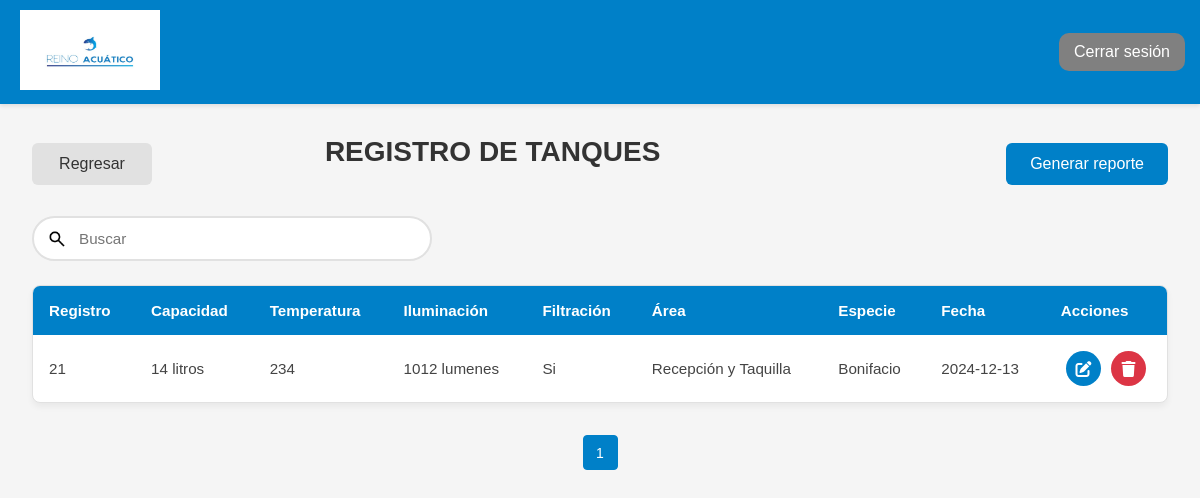
The app's page /views/tabla_tanques.php (signed in) with its own data.
### tables this page shows
CREATE TABLE `tanque` (
  `pk_tanque` smallint(6) NOT NULL,
  `capacidad` text NOT NULL,
  `temperatura` text NOT NULL,
  `iluminacion` text NOT NULL,
  `filtracion` text NOT NULL,
  `fk_area` smallint(6) NOT NULL,
  `fk_especie` smallint(6) NOT NULL,
  `fecha` date NOT NULL,
  `estatus` int(11) NOT NULL
);

CREATE TABLE `area` (
  `pk_area` smallint(6) NOT NULL,
  `nombre` varchar(45) NOT NULL,
  `zona` varchar(100) NOT NULL,
  `lugar` varchar(150) NOT NULL,
  `piso` smallint(6) NOT NULL
);

CREATE TABLE `especie` (
  `pk_especie` smallint(6) NOT NULL,
  `nombre` varchar(50) NOT NULL,
  `descripcion` text DEFAULT NULL,
  `habitad` text NOT NULL,
  `temperatura` varchar(30) NOT NULL,
  `cuidados` text NOT NULL,
  `img_especie` text DEFAULT NULL,
  `fk_tipo_especie` smallint(6) NOT NULL,
  `fk_alimento` smallint(11) NOT NULL,
  `estatus` int(11) NOT NULL
);

### Class/clase_conexion.php (called while the page is built, shortened)
<?php
class Conexion {
    public static function conectar() {
        $servidor = "localhost";
        $usuario = "root";
        $contraseña = "";
        $nom_base_datos = "ges_acuario6";
        $conectar = new mysqli($servidor, $usuario, $contraseña, $nom_base_datos);
        return $conectar;
    }
}
?>

### views/tabla_tanques.php (the view, shortened to what this page needs)
<?php
include '../functions/tanque.php';
$tanque = new Tanque();
$pagina = isset($_GET['pagina']) ? (int)$_GET['pagina'] : 1;
$porPagina = 30;
if (isset($_GET['busqueda']) && !empty($_GET['busqueda'])) {
    $busqueda = $_GET['busqueda'];
    $resultado = $tanque->buscar_tanques($busqueda, $pagina, $porPagina);
} else {
    $resultado = $tanque->obtener_tanques_paginado($pagina, $porPagina);
}
?>
<!DOCTYPE html>
<html lang="es">
<head>
    <link rel="stylesheet" href="../Styles/tabla.css">
    <link rel="stylesheet" href="https://cdnjs.cloudflare.com/ajax/libs/font-awesome/6.0.0-beta3/css/all.min.css">
</head>
<body>
    <?php include("layout/header.php") ?>
    <div class="contenido">
        <div class="tabla">
            <div class="controles">
                <a onclick="window.location.href='panel.php'" class="btn">Regresar</a>
                <h2>REGISTRO DE TANQUES </h2><br>
                <div>
                    <a href="../fpdf/reporte_tanques.php" target="_blank" class="generar-reporte">Generar reporte</a>
                </div>
            </div>
            <form method="get" action="" class="buscador">
                <div class="search-content">
                    <input type="text" name="busqueda" id="busqueda"
                           value="<?php echo isset($_GET['busqueda']) ? htmlspecialchars($_GET['busqueda']) : ''; ?>"
                           placeholder="Buscar" class="input" onkeyup="buscarTanque()">
                </div>
            </form>
            <table>
                <thead>
                    <tr>
                        <th>Registro</th>
                        <th>Capacidad</th>
                        <th>Temperatura</th>
                        <th>Iluminación</th>
                        <th>Filtración</th>
                        <th>Área</th>
                        <th>Especie</th>
                        <th>Fecha</th>
                        <th>Acciones</th>
                    </tr>
                </thead>
                <tbody id="tabla-resultados">
                    <?php if (!empty($resultado['datos'])): ?>
                        <?php foreach ($resultado['datos'] as $tanque): ?>
                            <tr>
                                <td><?php echo htmlspecialchars($tanque['pk_tanque']); ?></td>
                                <td><?php echo htmlspecialchars($tanque['capacidad']); ?></td>
                                <td><?php echo htmlspecialchars($tanque['temperatura']); ?></td>
                                <td><?php echo htmlspecialchars($tanque['iluminacion']); ?></td>
                                <td><?php echo htmlspecialchars($tanque['filtracion']); ?></td>
                                <td><?php echo htmlspecialchars($tanque['nombre_area']); ?></td>
                                <td><?php echo htmlspecialchars($tanque['nombre_especie']); ?></td>
                                <td><?php echo htmlspecialchars($tanque['fecha']); ?></td>
                                <td class="acciones">
                                    <a href="editar_tanque.php?id=<?php echo $tanque['pk_tanque']; ?>" class="btn-editar">
                                        <i class="fas fa-edit"></i>
                                    </a>
                                    <a href="#" onclick="confirmarEliminar(<?php echo $tanque['pk_tanque']; ?>)" class="btn-eliminar">
                                        <i class="fas fa-trash"></i>
                                    </a>
                                </td>
                            </tr>
                        <?php endforeach; ?>
                    <?php else: ?>
                        <tr>
                            <td colspan="8" style="text-align: center;">No hay tanques registrados.</td>
                        </tr>
                    <?php endif; ?>
                </tbody>
            </table>
            <?php
            $busqueda = isset($_GET['busqueda']) ? $_GET['busqueda'] : '';
            echo generarPaginacionTanques($resultado['totalPaginas'], $resultado['paginaActual'], $busqueda);
            ?>
        </div>
    </div>
</body>
</html>

### Styles/tabla.css (style rules this page uses)
* { margin: 0; padding: 0; box-sizing: border-box; font-family: 'Segoe UI', Tahoma, Geneva, Verdana, sans-serif; }
body { background-color: #f5f5f5; min-height: 100vh; }
.contenido { display: flex; min-height: calc(100vh - 100px); }
.tabla { flex: 1; padding: 2rem; margin: 0; width: auto; }
.tabla h2 { color: #333; margin-bottom: 1.5rem; font-size: 1.75rem; }
.controles { display: flex; justify-content: space-between; align-items: center; margin-bottom: 1.5rem; }
.generar-reporte { background-color: #0080c8; color: white; padding: 0.75rem 1.5rem; border-radius: 6px; text-decoration: none; transition: all 0.3s ease; display: inline-flex; align-items: center; gap: 0.5rem; }
.buscador { margin-bottom: 1.5rem; }
.search-content { position: relative; width: 100%; }
.input { width: 100%; max-width: 400px; padding: 12px 20px 12px 45px; border: 2px solid #e1e1e1; border-radius: 100px; font-size: 0.95rem; transition: all 0.3s ease; background-color: white; }
table { width: 100%; background-color: white; border-radius: 8px; overflow: hidden; border: 1px solid #e1e1e1; border-collapse: separate; border-spacing: 0; box-shadow: 0 4px 6px rgba(0,0,0,0.05); }
thead { background-color: #0080c8; }
th { color: white; font-weight: 600; padding: 1rem; text-align: left; font-size: 0.95rem; border: none; }
td { padding: 1rem; border-bottom: 1px solid #e1e1e1; color: #444; font-size: 0.95rem; text-align: left; }
tr:last-child td { border-bottom: none; }
.btn { padding: 12px 24px; border: none; border-radius: 6px; font-size: 1rem; font-weight: 500; cursor: pointer; transition: all 0.3s ease; text-decoration: none; display: inline-flex; align-items: center; justify-content: center; min-width: 120px; background-color: #e1e1e1; color: #333; }
.acciones { display: flex; justify-content: center; align-items: center; gap: 10px; }
.btn-editar, .btn-eliminar { display: inline-flex; align-items: center; justify-content: center; width: 35px; height: 35px; border-radius: 50%; transition: all 0.3s ease; color: white; text-decoration: none; }
.btn-editar { background-color: #0080c8; }
.btn-eliminar { background-color: #dc3545; }
.btn-editar i, .btn-eliminar i { font-size: 16px; }

### views/layout/header.php (style rules this page uses)
* { margin: 0; padding: 0; box-sizing: border-box; font-family: 'Heebo', Arial, Helvetica, 'Nimbus Sans L', sans-serif; ; }

### records on screen
tanque: pk_tanque "21", capacidad "14 litros", temperatura "234", iluminacion "1012 lumenes", filtracion "Si", fk_area.nombre "Recepción y Taquilla", fk_especie.nombre "Bonifacio", fecha "2024-12-13"
